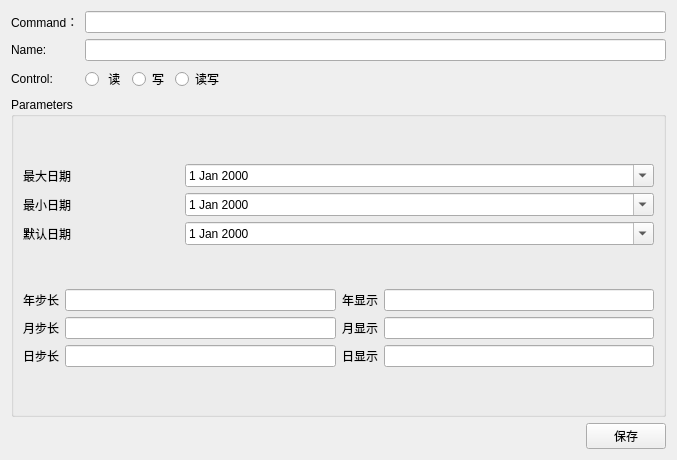
<?xml version="1.0" encoding="UTF-8"?>
<ui version="4.0">
 <class>ParameterWidget</class>
 <widget class="QWidget" name="ParameterWidget">
  <property name="geometry">
   <rect>
    <x>0</x>
    <y>0</y>
    <width>677</width>
    <height>460</height>
   </rect>
  </property>
  <property name="windowTitle">
   <string>Form</string>
  </property>
  <layout class="QVBoxLayout" name="verticalLayout">
   <item>
    <layout class="QHBoxLayout" name="horizontalLayout_4">
     <item>
      <layout class="QGridLayout" name="gridLayout">
       <item row="0" column="0">
        <widget class="QLabel" name="label">
         <property name="text">
          <string>Command：</string>
         </property>
        </widget>
       </item>
       <item row="1" column="0">
        <widget class="QLabel" name="label_2">
         <property name="text">
          <string>Name:</string>
         </property>
        </widget>
       </item>
       <item row="0" column="1">
        <widget class="QLineEdit" name="CommandlineEdit"/>
       </item>
       <item row="1" column="1">
        <widget class="QLineEdit" name="NamelineEdit"/>
       </item>
       <item row="2" column="0">
        <widget class="QLabel" name="label_3">
         <property name="text">
          <string>Control:</string>
         </property>
        </widget>
       </item>
       <item row="2" column="1">
        <layout class="QHBoxLayout" name="horizontalLayout">
         <item>
          <widget class="QRadioButton" name="ReadradioButton">
           <property name="text">
            <string> 读</string>
           </property>
          </widget>
         </item>
         <item>
          <widget class="QRadioButton" name="WriteradioButton">
           <property name="text">
            <string>写</string>
           </property>
          </widget>
         </item>
         <item>
          <widget class="QRadioButton" name="ReadWriteradioButton">
           <property name="text">
            <string>读写</string>
           </property>
          </widget>
         </item>
         <item>
          <spacer name="horizontalSpacer">
           <property name="orientation">
            <enum>Qt::Horizontal</enum>
           </property>
           <property name="sizeHint" stdset="0">
            <size>
             <width>40</width>
             <height>20</height>
            </size>
           </property>
          </spacer>
         </item>
        </layout>
       </item>
      </layout>
     </item>
    </layout>
   </item>
   <item>
    <layout class="QHBoxLayout" name="horizontalLayout_3">
     <item>
      <widget class="QGroupBox" name="groupBox">
       <property name="title">
        <string>Parameters</string>
       </property>
       <layout class="QHBoxLayout" name="horizontalLayout_2">
        <property name="spacing">
         <number>0</number>
        </property>
        <property name="leftMargin">
         <number>0</number>
        </property>
        <property name="topMargin">
         <number>0</number>
        </property>
        <property name="rightMargin">
         <number>0</number>
        </property>
        <property name="bottomMargin">
         <number>0</number>
        </property>
        <item>
         <widget class="QStackedWidget" name="stackedWidget">
          <property name="frameShape">
           <enum>QFrame::NoFrame</enum>
          </property>
          <property name="currentIndex">
           <number>4</number>
          </property>
          <widget class="QWidget" name="page">
           <layout class="QVBoxLayout" name="verticalLayout_2">
            <item>
             <layout class="QHBoxLayout" name="horizontalLayout_7">
              <item>
               <layout class="QGridLayout" name="gridLayout_2">
                <item row="0" column="2">
                 <widget class="QLabel" name="label_11">
                  <property name="text">
                   <string>参数说明</string>
                  </property>
                 </widget>
                </item>
                <item row="0" column="1">
                 <widget class="QLabel" name="label_10">
                  <property name="text">
                   <string>传递值</string>
                  </property>
                 </widget>
                </item>
                <item row="1" column="2">
                 <widget class="QLineEdit" name="cmdDis1LineEdit"/>
                </item>
                <item row="3" column="1">
                 <spacer name="verticalSpacer">
                  <property name="orientation">
                   <enum>Qt::Vertical</enum>
                  </property>
                  <property name="sizeHint" stdset="0">
                   <size>
                    <width>20</width>
                    <height>40</height>
                   </size>
                  </property>
                 </spacer>
                </item>
                <item row="2" column="2">
                 <widget class="QLineEdit" name="cmdDis2LineEdit"/>
                </item>
                <item row="2" column="0">
                 <widget class="QLabel" name="label_12">
                  <property name="text">
                   <string>参数2</string>
                  </property>
                 </widget>
                </item>
                <item row="1" column="1">
                 <widget class="QLineEdit" name="cmdParameter1LineEdit"/>
                </item>
                <item row="1" column="0">
                 <widget class="QLabel" name="label_4">
                  <property name="text">
                   <string>参数1</string>
                  </property>
                 </widget>
                </item>
                <item row="2" column="1">
                 <widget class="QLineEdit" name="cmdParameter2LineEdit"/>
                </item>
                <item row="0" column="3">
                 <widget class="QLabel" name="label_13">
                  <property name="text">
                   <string>默认</string>
                  </property>
                 </widget>
                </item>
                <item row="1" column="3">
                 <widget class="QRadioButton" name="cmdDefault1Radibtn">
                  <property name="text">
                   <string/>
                  </property>
                 </widget>
                </item>
                <item row="2" column="3">
                 <widget class="QRadioButton" name="cmdDefault2Radibtn">
                  <property name="text">
                   <string/>
                  </property>
                 </widget>
                </item>
               </layout>
              </item>
             </layout>
            </item>
           </layout>
          </widget>
          <widget class="QWidget" name="page_2">
           <layout class="QVBoxLayout" name="verticalLayout_3">
            <item>
             <layout class="QGridLayout" name="gridLayout_4">
              <item row="6" column="0">
               <widget class="QLabel" name="label_18">
                <property name="text">
                 <string>单位</string>
                </property>
               </widget>
              </item>
              <item row="1" column="1">
               <widget class="QLineEdit" name="NumberMinlineEdit"/>
              </item>
              <item row="2" column="1">
               <widget class="QLineEdit" name="NumberDefaultlineEdit"/>
              </item>
              <item row="0" column="1">
               <widget class="QLineEdit" name="NumberMaxlineEdit"/>
              </item>
              <item row="6" column="1">
               <widget class="QComboBox" name="NumberUnitcomboBox">
                <item>
                 <property name="text">
                  <string>无</string>
                 </property>
                </item>
                <item>
                 <property name="text">
                  <string>摄氏度</string>
                 </property>
                </item>
                <item>
                 <property name="text">
                  <string>百分比</string>
                 </property>
                </item>
                <item>
                 <property name="text">
                  <string>千克</string>
                 </property>
                </item>
                <item>
                 <property name="text">
                  <string>伏特</string>
                 </property>
                </item>
                <item>
                 <property name="text">
                  <string>安培</string>
                 </property>
                </item>
                <item>
                 <property name="text">
                  <string>赫兹</string>
                 </property>
                </item>
                <item>
                 <property name="text">
                  <string>千瓦</string>
                 </property>
                </item>
                <item>
                 <property name="text">
                  <string>千瓦时</string>
                 </property>
                </item>
                <item>
                 <property name="text">
                  <string>小时</string>
                 </property>
                </item>
                <item>
                 <property name="text">
                  <string>分钟</string>
                 </property>
                </item>
                <item>
                 <property name="text">
                  <string>秒</string>
                 </property>
                </item>
                <item>
                 <property name="text">
                  <string>微克每立方米</string>
                 </property>
                </item>
                <item>
                 <property name="text">
                  <string>毫克每立方米</string>
                 </property>
                </item>
                <item>
                 <property name="text">
                  <string>千米每小时</string>
                 </property>
                </item>
                <item>
                 <property name="text">
                  <string>米</string>
                 </property>
                </item>
                <item>
                 <property name="text">
                  <string>毫米</string>
                 </property>
                </item>
                <item>
                 <property name="text">
                  <string>华氏度</string>
                 </property>
                </item>
                <item>
                 <property name="text">
                  <string>度</string>
                 </property>
                </item>
               </widget>
              </item>
              <item row="7" column="1">
               <spacer name="verticalSpacer_2">
                <property name="orientation">
                 <enum>Qt::Vertical</enum>
                </property>
                <property name="sizeHint" stdset="0">
                 <size>
                  <width>20</width>
                  <height>40</height>
                 </size>
                </property>
               </spacer>
              </item>
              <item row="5" column="1">
               <widget class="QLineEdit" name="NumberScallinglineEdit"/>
              </item>
              <item row="5" column="0">
               <widget class="QLabel" name="label_14">
                <property name="text">
                 <string>分辨率</string>
                </property>
               </widget>
              </item>
              <item row="2" column="0">
               <widget class="QLabel" name="label_17">
                <property name="text">
                 <string>默认值</string>
                </property>
               </widget>
              </item>
              <item row="0" column="0">
               <widget class="QLabel" name="label_5">
                <property name="text">
                 <string>最大值</string>
                </property>
               </widget>
              </item>
              <item row="1" column="0">
               <widget class="QLabel" name="label_16">
                <property name="text">
                 <string>最小值</string>
                </property>
               </widget>
              </item>
              <item row="3" column="1">
               <widget class="QComboBox" name="NumberScallingcomboBox">
                <item>
                 <property name="text">
                  <string>1</string>
                 </property>
                </item>
                <item>
                 <property name="text">
                  <string>0.1</string>
                 </property>
                </item>
                <item>
                 <property name="text">
                  <string>0.01</string>
                 </property>
                </item>
               </widget>
              </item>
              <item row="4" column="1">
               <widget class="QLineEdit" name="NumberSteplineEdit"/>
              </item>
              <item row="4" column="0">
               <widget class="QLabel" name="label_21">
                <property name="text">
                 <string>步长</string>
                </property>
               </widget>
              </item>
             </layout>
            </item>
           </layout>
          </widget>
          <widget class="QWidget" name="page_3">
           <layout class="QVBoxLayout" name="verticalLayout_4">
            <item>
             <widget class="QScrollArea" name="EnumscrollArea">
              <property name="midLineWidth">
               <number>1</number>
              </property>
              <property name="widgetResizable">
               <bool>true</bool>
              </property>
              <widget class="QWidget" name="EnumscrollAreaWidgetContents">
               <property name="geometry">
                <rect>
                 <x>0</x>
                 <y>0</y>
                 <width>627</width>
                 <height>269</height>
                </rect>
               </property>
               <layout class="QGridLayout" name="gridLayout_3">
                <item row="0" column="3">
                 <widget class="QLabel" name="label_20">
                  <property name="text">
                   <string>默认</string>
                  </property>
                 </widget>
                </item>
                <item row="0" column="2">
                 <widget class="QLabel" name="label_19">
                  <property name="text">
                   <string>参数说明</string>
                  </property>
                 </widget>
                </item>
                <item row="0" column="1">
                 <widget class="QLabel" name="label_15">
                  <property name="text">
                   <string>传递值</string>
                  </property>
                 </widget>
                </item>
                <item row="0" column="0">
                 <widget class="QSpinBox" name="EnumspinBox"/>
                </item>
               </layout>
              </widget>
             </widget>
            </item>
           </layout>
          </widget>
          <widget class="QWidget" name="page_4">
           <layout class="QHBoxLayout" name="horizontalLayout_5">
            <item>
             <widget class="QScrollArea" name="scrollArea_2">
              <property name="widgetResizable">
               <bool>true</bool>
              </property>
              <widget class="QWidget" name="alarmscrollAreaWidgetContents">
               <property name="geometry">
                <rect>
                 <x>0</x>
                 <y>0</y>
                 <width>627</width>
                 <height>269</height>
                </rect>
               </property>
               <layout class="QGridLayout" name="gridLayout_5">
                <item row="0" column="2">
                 <widget class="QLabel" name="label_7">
                  <property name="text">
                   <string>参数说明</string>
                  </property>
                 </widget>
                </item>
                <item row="0" column="0">
                 <widget class="QSpinBox" name="alarmSpinBox"/>
                </item>
                <item row="0" column="1">
                 <widget class="QLabel" name="label_6">
                  <property name="text">
                   <string>传递值</string>
                  </property>
                 </widget>
                </item>
                <item row="0" column="3">
                 <widget class="QLabel" name="label_22">
                  <property name="text">
                   <string>默认</string>
                  </property>
                 </widget>
                </item>
               </layout>
              </widget>
             </widget>
            </item>
           </layout>
          </widget>
          <widget class="QWidget" name="page_5">
           <layout class="QVBoxLayout" name="verticalLayout_6">
            <item>
             <layout class="QGridLayout" name="gridLayout_6" columnstretch="1,3">
              <item row="1" column="1">
               <widget class="QDateEdit" name="dateMinEdit">
                <property name="calendarPopup">
                 <bool>true</bool>
                </property>
               </widget>
              </item>
              <item row="0" column="0">
               <widget class="QLabel" name="label_8">
                <property name="text">
                 <string>最大日期</string>
                </property>
               </widget>
              </item>
              <item row="0" column="1">
               <widget class="QDateEdit" name="dateMaxEdit">
                <property name="calendarPopup">
                 <bool>true</bool>
                </property>
               </widget>
              </item>
              <item row="1" column="0">
               <widget class="QLabel" name="label_24">
                <property name="text">
                 <string>最小日期</string>
                </property>
               </widget>
              </item>
              <item row="2" column="1">
               <widget class="QDateEdit" name="dateEdit">
                <property name="calendarPopup">
                 <bool>true</bool>
                </property>
               </widget>
              </item>
              <item row="2" column="0">
               <widget class="QLabel" name="label_25">
                <property name="text">
                 <string>默认日期</string>
                </property>
               </widget>
              </item>
             </layout>
            </item>
            <item>
             <layout class="QVBoxLayout" name="verticalLayout_7">
              <item>
               <layout class="QHBoxLayout" name="horizontalLayout_6">
                <item>
                 <widget class="QLabel" name="label_26">
                  <property name="text">
                   <string>年步长</string>
                  </property>
                 </widget>
                </item>
                <item>
                 <widget class="QLineEdit" name="dateYSteplineEdit"/>
                </item>
                <item>
                 <widget class="QLabel" name="label_27">
                  <property name="text">
                   <string>年显示</string>
                  </property>
                 </widget>
                </item>
                <item>
                 <widget class="QLineEdit" name="dateYDislineEdit"/>
                </item>
               </layout>
              </item>
              <item>
               <layout class="QHBoxLayout" name="horizontalLayout_8">
                <item>
                 <widget class="QLabel" name="label_28">
                  <property name="text">
                   <string>月步长</string>
                  </property>
                 </widget>
                </item>
                <item>
                 <widget class="QLineEdit" name="dateMSteplineEdit"/>
                </item>
                <item>
                 <widget class="QLabel" name="label_29">
                  <property name="text">
                   <string>月显示</string>
                  </property>
                 </widget>
                </item>
                <item>
                 <widget class="QLineEdit" name="dateMDislineEdit"/>
                </item>
               </layout>
              </item>
              <item>
               <layout class="QHBoxLayout" name="horizontalLayout_10">
                <item>
                 <widget class="QLabel" name="label_30">
                  <property name="text">
                   <string>日步长</string>
                  </property>
                 </widget>
                </item>
                <item>
                 <widget class="QLineEdit" name="dateDSteplineEdit"/>
                </item>
                <item>
                 <widget class="QLabel" name="label_31">
                  <property name="text">
                   <string>日显示</string>
                  </property>
                 </widget>
                </item>
                <item>
                 <widget class="QLineEdit" name="dateDDislineEdit"/>
                </item>
               </layout>
              </item>
             </layout>
            </item>
           </layout>
          </widget>
          <widget class="QWidget" name="page_6">
           <layout class="QVBoxLayout" name="verticalLayout_8">
            <item>
             <layout class="QGridLayout" name="gridLayout_7" columnstretch="1,3">
              <item row="0" column="1">
               <widget class="QTimeEdit" name="timeMaxEdit">
                <property name="displayFormat">
                 <string>H:mm:ss</string>
                </property>
               </widget>
              </item>
              <item row="1" column="1">
               <widget class="QTimeEdit" name="timeMinEdit">
                <property name="displayFormat">
                 <string>H:mm:ss</string>
                </property>
               </widget>
              </item>
              <item row="2" column="1">
               <widget class="QTimeEdit" name="timeEdit">
                <property name="displayFormat">
                 <string>H:mm:ss</string>
                </property>
               </widget>
              </item>
              <item row="0" column="0">
               <widget class="QLabel" name="label_32">
                <property name="text">
                 <string>最大时间</string>
                </property>
               </widget>
              </item>
              <item row="1" column="0">
               <widget class="QLabel" name="label_33">
                <property name="text">
                 <string>最小时间</string>
                </property>
               </widget>
              </item>
              <item row="2" column="0">
               <widget class="QLabel" name="label_34">
                <property name="text">
                 <string>时间</string>
                </property>
               </widget>
              </item>
             </layout>
            </item>
            <item>
             <layout class="QVBoxLayout" name="verticalLayout_9">
              <item>
               <layout class="QHBoxLayout" name="horizontalLayout_12">
                <item>
                 <widget class="QLabel" name="label_35">
                  <property name="text">
                   <string>时步长</string>
                  </property>
                 </widget>
                </item>
                <item>
                 <widget class="QLineEdit" name="timeHStepLineedit"/>
                </item>
                <item>
                 <widget class="QLabel" name="label_9">
                  <property name="text">
                   <string>时显示</string>
                  </property>
                 </widget>
                </item>
                <item>
                 <widget class="QLineEdit" name="timeHDisLineedit"/>
                </item>
               </layout>
              </item>
              <item>
               <layout class="QHBoxLayout" name="horizontalLayout_13">
                <item>
                 <widget class="QLabel" name="label_36">
                  <property name="text">
                   <string>分步长</string>
                  </property>
                 </widget>
                </item>
                <item>
                 <widget class="QLineEdit" name="timeMStepLineedit"/>
                </item>
                <item>
                 <widget class="QLabel" name="label_37">
                  <property name="text">
                   <string>分显示</string>
                  </property>
                 </widget>
                </item>
                <item>
                 <widget class="QLineEdit" name="timeMDisLineedit"/>
                </item>
               </layout>
              </item>
              <item>
               <layout class="QHBoxLayout" name="horizontalLayout_11">
                <item>
                 <widget class="QLabel" name="label_38">
                  <property name="text">
                   <string>秒步长</string>
                  </property>
                 </widget>
                </item>
                <item>
                 <widget class="QLineEdit" name="timeSStepLineedit"/>
                </item>
                <item>
                 <widget class="QLabel" name="label_39">
                  <property name="text">
                   <string>秒显示</string>
                  </property>
                 </widget>
                </item>
                <item>
                 <widget class="QLineEdit" name="timeSDisLineedit"/>
                </item>
               </layout>
              </item>
             </layout>
            </item>
           </layout>
          </widget>
          <widget class="QWidget" name="page_7">
           <layout class="QVBoxLayout" name="verticalLayout_5" stretch="0,0">
            <item>
             <layout class="QHBoxLayout" name="horizontalLayout_9" stretch="3,1">
              <property name="spacing">
               <number>0</number>
              </property>
              <item>
               <widget class="QTableWidget" name="AlarmtableWidget">
                <column>
                 <property name="text">
                  <string>报警码</string>
                 </property>
                </column>
                <column>
                 <property name="text">
                  <string>名称</string>
                 </property>
                </column>
                <column>
                 <property name="text">
                  <string>报警等级</string>
                 </property>
                </column>
               </widget>
              </item>
              <item>
               <widget class="QListWidget" name="AlarmlistWidget"/>
              </item>
             </layout>
            </item>
            <item>
             <layout class="QHBoxLayout" name="horizontalLayout_15">
              <item>
               <widget class="QPushButton" name="alarmUpMove">
                <property name="text">
                 <string>上移</string>
                </property>
               </widget>
              </item>
              <item>
               <widget class="QPushButton" name="alarmDowmMove">
                <property name="text">
                 <string>下移</string>
                </property>
               </widget>
              </item>
              <item>
               <widget class="QPushButton" name="alarmDelete">
                <property name="text">
                 <string>删除</string>
                </property>
               </widget>
              </item>
              <item>
               <spacer name="horizontalSpacer_3">
                <property name="orientation">
                 <enum>Qt::Horizontal</enum>
                </property>
                <property name="sizeHint" stdset="0">
                 <size>
                  <width>40</width>
                  <height>20</height>
                 </size>
                </property>
               </spacer>
              </item>
             </layout>
            </item>
           </layout>
          </widget>
         </widget>
        </item>
       </layout>
      </widget>
     </item>
    </layout>
   </item>
   <item>
    <layout class="QHBoxLayout" name="horizontalLayout_14">
     <item>
      <spacer name="horizontalSpacer_2">
       <property name="orientation">
        <enum>Qt::Horizontal</enum>
       </property>
       <property name="sizeHint" stdset="0">
        <size>
         <width>40</width>
         <height>20</height>
        </size>
       </property>
      </spacer>
     </item>
     <item>
      <widget class="QPushButton" name="SaveButton">
       <property name="text">
        <string>保存</string>
       </property>
      </widget>
     </item>
    </layout>
   </item>
  </layout>
 </widget>
 <resources/>
 <connections/>
</ui>
